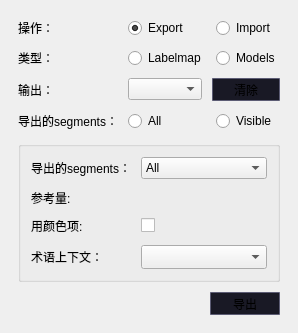
    <widget class="ctkCollapsibleButton" name="CollapsibleButton_ImportExportSegment" native="true">
     <property name="maximumSize">
      <size>
       <width>620</width>
       <height>16777215</height>
      </size>
     </property>
     <property name="styleSheet">
      <string notr="true"/>
     </property>
     <property name="text" stdset="0">
      <string>导出 / 导入模型和标签地图</string>
     </property>
     <property name="checked" stdset="0">
      <bool>true</bool>
     </property>
     <property name="collapsed" stdset="0">
      <bool>false</bool>
     </property>
     <layout class="QGridLayout" name="gridLayout_2">
      <property name="leftMargin">
       <number>9</number>
      </property>
      <property name="topMargin">
       <number>9</number>
      </property>
      <property name="rightMargin">
       <number>9</number>
      </property>
      <property name="bottomMargin">
       <number>9</number>
      </property>
      <property name="spacing">
       <number>0</number>
      </property>
      <item row="0" column="0">
       <widget class="QWidget" name="widget_3" native="true">
        <layout class="QGridLayout" name="gridLayout_9">
         <property name="spacing">
          <number>10</number>
         </property>
         <item row="0" column="0">
          <widget class="QLabel" name="label">
           <property name="text">
            <string>操作：</string>
           </property>
          </widget>
         </item>
         <item row="0" column="1">
          <widget class="QRadioButton" name="radioButton_Export">
           <property name="text">
            <string>Export</string>
           </property>
           <property name="checked">
            <bool>true</bool>
           </property>
          </widget>
         </item>
         <item row="0" column="2">
          <widget class="QRadioButton" name="radioButton_Import">
           <property name="text">
            <string>Import</string>
           </property>
          </widget>
         </item>
         <item row="1" column="0">
          <widget class="QLabel" name="label_ImportExportType">
           <property name="text">
            <string>类型：</string>
           </property>
          </widget>
         </item>
         <item row="1" column="1">
          <widget class="QRadioButton" name="radioButton_Labelmap">
           <property name="text">
            <string>Labelmap</string>
           </property>
           <property name="checked">
            <bool>false</bool>
           </property>
          </widget>
         </item>
         <item row="1" column="2">
          <widget class="QRadioButton" name="radioButton_Model">
           <property name="text">
            <string>Models</string>
           </property>
           <property name="checked">
            <bool>false</bool>
           </property>
          </widget>
         </item>
         <item row="2" column="0">
          <widget class="QLabel" name="label_ImportExportNode">
           <property name="text">
            <string>输出：</string>
           </property>
          </widget>
         </item>
         <item row="2" column="1" colspan="2">
          <layout class="QHBoxLayout" name="horizontalLayout">
           <item>
            <widget class="qMRMLSubjectHierarchyComboBox" name="SubjectHierarchyComboBox_ImportExport"/>
           </item>
           <item>
            <widget class="QPushButton" name="pushButton_ClearSelection">
             <property name="toolTip">
              <string/>
             </property>
             <property name="styleSheet">
              <string notr="true">QPushButton{
	min-width: 66;
	max-width: 66;
	height: 21;
	background: #191925;
	border: 1px solid #5c5c74;
	border-radius: 1px;
}

QPushButton:hover {
	background-color: #5C5C74;
}</string>
             </property>
             <property name="text">
              <string>清除</string>
             </property>
            </widget>
           </item>
          </layout>
         </item>
         <item row="3" column="0">
          <widget class="QLabel" name="label_5">
           <property name="text">
            <string>导出的segments：</string>
           </property>
          </widget>
         </item>
         <item row="3" column="1">
          <widget class="QRadioButton" name="radioButton_AllSeg">
           <property name="text">
            <string>All</string>
           </property>
           <property name="checked">
            <bool>false</bool>
           </property>
          </widget>
         </item>
         <item row="3" column="2">
          <widget class="QRadioButton" name="radioButton_VisibleSeg">
           <property name="text">
            <string>Visible</string>
           </property>
           <property name="checked">
            <bool>false</bool>
           </property>
          </widget>
         </item>
         <item row="4" column="0" colspan="3">
          <widget class="QGroupBox" name="CollapsibleGroupBox_ImporExportAdvanced">
           <property name="maximumSize">
            <size>
             <width>610</width>
             <height>16777215</height>
            </size>
           </property>
           <property name="styleSheet">
            <string notr="true"/>
           </property>
           <property name="title">
            <string/>
           </property>
           <property name="collapsed" stdset="0">
            <bool>true</bool>
           </property>
           <layout class="QFormLayout" name="formLayout">
            <property name="fieldGrowthPolicy">
             <enum>QFormLayout::AllNonFixedFieldsGrow</enum>
            </property>
            <property name="horizontalSpacing">
             <number>10</number>
            </property>
            <property name="verticalSpacing">
             <number>10</number>
            </property>
            <property name="leftMargin">
             <number>10</number>
            </property>
            <property name="topMargin">
             <number>10</number>
            </property>
            <property name="rightMargin">
             <number>10</number>
            </property>
            <property name="bottomMargin">
             <number>10</number>
            </property>
            <item row="0" column="0">
             <widget class="QLabel" name="label_4">
              <property name="text">
               <string>导出的segments：</string>
              </property>
             </widget>
            </item>
            <item row="0" column="1">
             <widget class="ctkComboBox" name="ComboBox_ExportedSegments">
              <item>
               <property name="text">
                <string>All</string>
               </property>
              </item>
              <item>
               <property name="text">
                <string>Visible</string>
               </property>
              </item>
             </widget>
            </item>
            <item row="1" column="0">
             <widget class="QLabel" name="label_6">
              <property name="toolTip">
               <string/>
              </property>
              <property name="text">
               <string>参考量:</string>
              </property>
             </widget>
            </item>
            <item row="1" column="1">
             <widget class="qMRMLNodeComboBox" name="MRMLNodeComboBox_ExportLabelmapReferenceVolume" native="true">
              <property name="toolTip">
               <string/>
              </property>
              <property name="nodeTypes" stdset="0">
               <stringlist>
                <string>vtkMRMLVolumeNode</string>
               </stringlist>
              </property>
              <property name="noneEnabled" stdset="0">
               <bool>true</bool>
              </property>
              <property name="addEnabled" stdset="0">
               <bool>false</bool>
              </property>
              <property name="removeEnabled" stdset="0">
               <bool>false</bool>
              </property>
             </widget>
            </item>
            <item row="2" column="0">
             <widget class="QLabel" name="UseColorTableValuesLabel">
              <property name="text">
               <string>用颜色项:</string>
              </property>
             </widget>
            </item>
            <item row="2" column="1">
             <layout class="QHBoxLayout" name="horizontalLayout_5">
              <item>
               <widget class="QCheckBox" name="UseColorTableValuesCheckBox">
                <property name="text">
                 <string/>
                </property>
               </widget>
              </item>
              <item>
               <widget class="qMRMLNodeComboBox" name="ColorTableNodeSelector" native="true">
                <property name="nodeTypes" stdset="0">
                 <stringlist>
                  <string>vtkMRMLColorTableNode</string>
                 </stringlist>
                </property>
                <property name="addEnabled" stdset="0">
                 <bool>false</bool>
                </property>
                <property name="removeEnabled" stdset="0">
                 <bool>false</bool>
                </property>
               </widget>
              </item>
             </layout>
            </item>
            <item row="3" column="1">
             <widget class="ctkComboBox" name="ComboBox_TerminologyContext">
              <property name="toolTip">
               <string/>
              </property>
              <property name="sizeAdjustPolicy">
               <enum>QComboBox::AdjustToMinimumContentsLengthWithIcon</enum>
              </property>
              <property name="defaultText" stdset="0">
               <string>Choose terminology...</string>
              </property>
             </widget>
            </item>
            <item row="3" column="0">
             <widget class="QLabel" name="label_TerminologyContext">
              <property name="text">
               <string>术语上下文：</string>
              </property>
             </widget>
            </item>
           </layout>
          </widget>
         </item>
         <item row="5" column="0" colspan="3">
          <layout class="QHBoxLayout" name="horizontalLayout_8">
           <item>
            <spacer name="horizontalSpacer_4">
             <property name="orientation">
              <enum>Qt::Horizontal</enum>
             </property>
             <property name="sizeHint" stdset="0">
              <size>
               <width>40</width>
               <height>20</height>
              </size>
             </property>
            </spacer>
           </item>
           <item>
            <widget class="ctkPushButton" name="PushButton_ImportExport">
             <property name="maximumSize">
              <size>
               <width>610</width>
               <height>16777215</height>
              </size>
             </property>
             <property name="styleSheet">
              <string notr="true">QPushButton{
	width: 68;
	height: 21;
	background: #191925;
	border: 1px solid #5c5c74;
	border-radius: 1px;
}

QPushButton:hover {
	background-color: #5C5C74;
}</string>
             </property>
             <property name="text">
              <string>导出</string>
             </property>
            </widget>
           </item>
          </layout>
         </item>
        </layout>
       </widget>
      </item>
     </layout>
    </widget>
